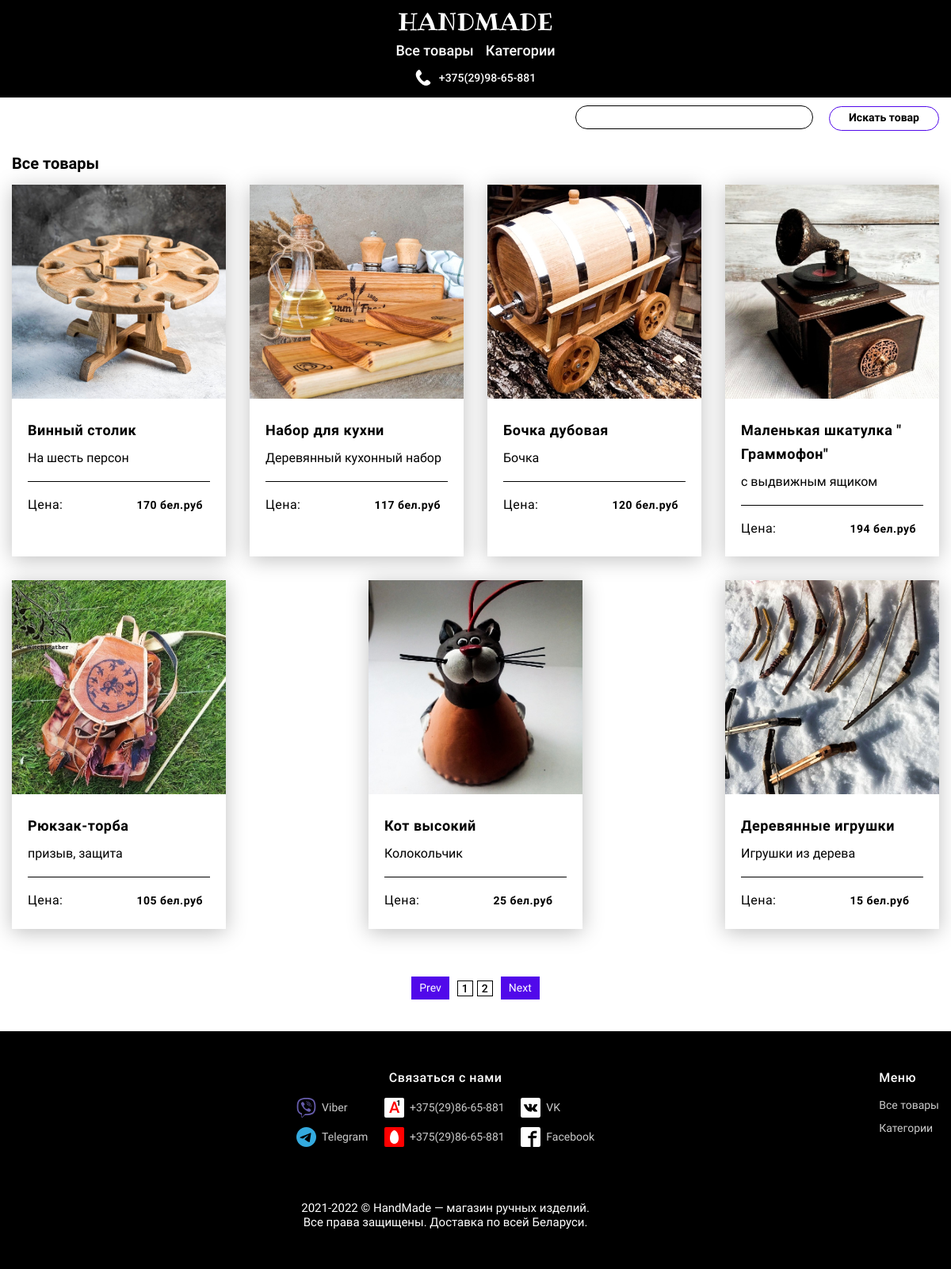
The app's page /all_products/2 with its own data.
### app.py (models this page shows, shortened)
class Product(db.Model):
    id = db.Column(db.Integer, primary_key=True)
    title = db.Column(db.String(80), default='Product №' + id)
    desc = db.Column(db.Text, default='There is no description')
    desc_opt = db.Column(db.String(250), default='There is no description')
    date = db.Column(db.DateTime, default=datetime.utcnow)
    visibility = db.Column(db.Boolean, default=True)
    price = db.Column(db.Integer, nullable=True)
    categories = db.Column(db.String(250), nullable=True)
    image = db.Column(db.String(250), nullable=True)
    author = db.Column(db.String(250), nullable=True)
    availability = db.Column(db.Integer, nullable=True)
    assignment = db.Column(db.String(250), nullable=True)
    material = db.Column(db.String(250), nullable=True)
    material_opt = db.Column(db.String(250), nullable=True)
    color = db.Column(db.String(250), nullable=True)
    color_opt = db.Column(db.String(250), nullable=True)
    size = db.Column(db.String(250), nullable=True)
    weight = db.Column(db.String(250), nullable=True)
    guarantee = db.Column(db.String(250), nullable=True)

### app.py (the view)
@app.route('/all_products/<int:page_num>')
def all_products(page_num=1):
    products = Product.query.filter(Product.visibility == True).order_by(Product.date).paginate(per_page=12,
                                                                                                page=page_num,
                                                                                                error_out=True)
    return render_template('all_products.html', products=products)

### templates/all_products.html (shortened to what this page needs)
{% extends 'base.html' %}
{% block body %}
    <div class="page">
        <div class="container">
            <div class="page__content">
                <section class="all-goods">
                    <div class="all-goods__title">Все товары</div>
                    <div class="cards">
                        {% for el in products.items %}
                        <div class="card">
                            <a href="{{ url_for('product', id=el.id) }}" class="card__link">
                                <div class="card__top">
                                    <img src="{{ url_for('static', filename=(el.image.split(' '))[0]) }}" alt="card" class="card__img">
                                </div>
                                <div class="card__bottom">
                                    <div class="card__title">{{el.title}}</div>
                                    <div class="card__text">{{el.desc_opt}}</div>
                                    <div class="card__price">Цена:<span>{{el.price}} бел.руб</span></div>
                                </div>
                            </a>
                        </div>
                        {% endfor %}
                    </div>
                    <div class="pagination">
                        <div class="pagination__content">
                            {% if products.has_prev %}
                                <a href="{{ url_for('all_products', page_num=products.prev_num) }}" class="pagination__button-left pagination__button">Prev</a>
                            {% else %}
                                <a href="#" class="pagination__button-left pagination__button">Prev</a>
                            {% endif %}
                            {% for page in products.iter_pages(left_edge=3, right_edge=4) %}
                            {% if page %}
                                {% if page != products.page %}
                                <a href="{{ url_for('all_products', page_num=page) }}" class="pagination__item">{{ page }}</a>
                                {% else %}
                                <a href="#" class="pagination__item">{{ page }}</a>
                                {% endif %}
                            {% endif %}
                            {% endfor %}
                            {% if products.has_next %}
                                <a href="{{ url_for('all_products', page_num=products.next_num) }}" class="pagination__button-right pagination__button">Next</a>
                            {% else %}
                                <a href="#" class="pagination__button-right pagination__button">Next</a>
                            {% endif %}
                        </div>
                    </div>
                </section>
            </div>
        </div>
    </div>
{% endblock %}

### static/css/app.css (style rules this page uses)
html { line-height: 1.15; -webkit-text-size-adjust: 100% }
body { margin: 0 }
a { background-color: transparent }
img { border-style: none }
img { display: block }
body { color: #fff; font-size: 14px; font-weight: 400; line-height: 19px; font-family: Roboto }
.container { max-width: 1200px; margin: 0 auto; padding: 0 15px }
.all-goods, .categories, .new-goods, .popular-goods, .goods-categories, .similar-products { padding: 10px 0 0 0 }
.all-goods__title, .categories__title, .new-goods__title, .popular-goods__title, .goods-categories__title, .similar-products__title { font-size: 20px; line-height: 1.15; font-weight: 700; color: #000; margin-bottom: 15px }
.cards { display: -webkit-box; display: -ms-flexbox; display: flex; width: 100%; -ms-flex-wrap: wrap; flex-wrap: wrap; -webkit-box-pack: justify; -ms-flex-pack: justify; justify-content: space-between; padding-bottom: 30px }
.cards .card { min-width: 270px; width: 270px; margin-bottom: 30px; -webkit-box-shadow: 0 4px 25px rgba(0,0,0,.25); box-shadow: 0 4px 25px rgba(0,0,0,.25) }
.card { -webkit-transition: .4s linear; -o-transition: .4s linear; transition: .4s linear }
.card__link { text-decoration: none }
.card__top { position: relative; height: 270px; overflow: hidden }
.card__img { width: 100%; height: 100%; object-fit: cover; position: absolute; left: 50%; transform: translateX(-50%); -webkit-transition: .4s linear; -o-transition: .4s linear; transition: transform .4s linear }
.card__bottom { color: #000; padding: 25px 20px 26px; word-wrap: break-word; }
.card__title { font-weight: 700; font-size: 18px; line-height: 1.66; letter-spacing: .5px; text-decoration: none; margin-bottom: 10px }
.card__text { font-size: 16px; line-height: 19px; padding-bottom: 21px; position: relative }
.card__text::after { content: ""; display: block; position: absolute; bottom: 0; width: 100%; height: 1px; background-color: #000 }
.card__price { padding-top: 20px; font-size: 16px; line-height: 1.18; letter-spacing: .5px }
.card__price span { margin-left: 93px; font-weight: 700; font-size: 14px; line-height: 1.14 }
.all-goods { padding: 20px 0 40px 0 }
.pagination a { text-decoration: none }
.pagination__content { color: #000; display: -webkit-box; display: -ms-flexbox; display: flex; -webkit-box-align: center; -ms-flex-align: center; align-items: center; -webkit-box-pack: center; -ms-flex-pack: center; justify-content: center; text-align: center }
.pagination__item { padding-top: 2px; font-weight: 500; font-size: 14px; line-height: 1.14; color: #000; cursor: pointer; width: 20px; height: 20px; border: 1px solid #000 }
.pagination__button-left { margin-right: 10px }
.pagination__button-right { margin-left: 10px }
.pagination__item + .pagination__item { margin-left: 5px }
.pagination__button { background-color: #5109ea; color: #fff; padding: 5px 10px }
@media (max-width:1200px) { .cards, .goods-categorie__cards { -ms-flex-wrap: wrap; flex-wrap: wrap } }

### records on screen
Product: shows a picture, title "Винный столик", desc_opt "На шесть персон", price "170"
Product: shows a picture, title "Набор для кухни", desc_opt "Деревянный кухонный набор", price "117"
Product: shows a picture, title "Бочка дубовая", desc_opt "Бочка", price "120"
Product: shows a picture, title "Маленькая шкатулка \" Граммофон\"", desc_opt "с выдвижным ящиком", price "194"
Product: shows a picture, title "Рюкзак-торба", desc_opt "призыв, защита", price "105"
Product: shows a picture, title "Кот высокий", desc_opt "Колокольчик", price "25"
Product: shows a picture, title "Деревянные игрушки", desc_opt "Игрушки из дерева", price "15"

### other values on screen
{{ page }} "1"
{{ page }} "2"
